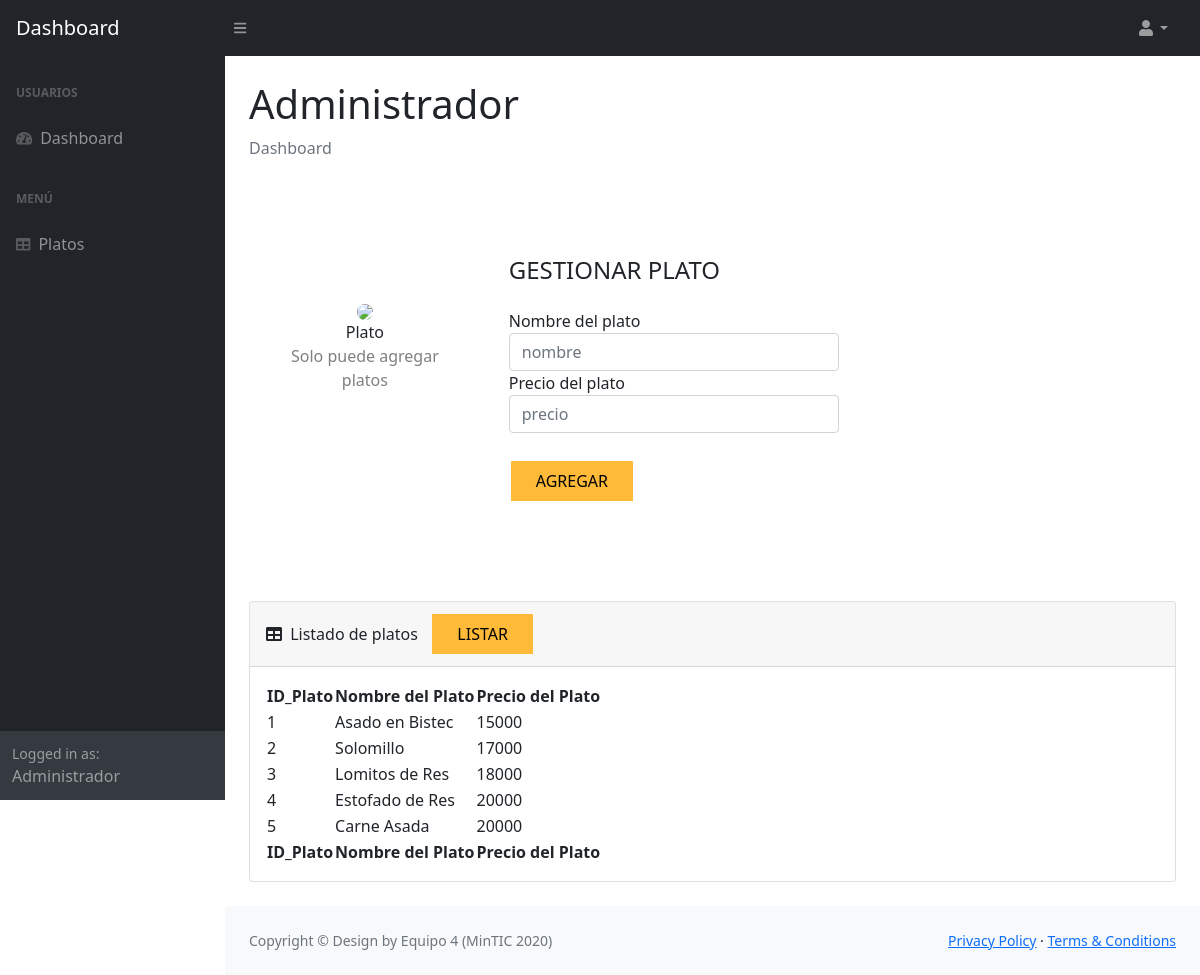
/platos/list/admin (signed in), run on the app's committed database.
### tables this page shows
CREATE TABLE plato (id_plato INTEGER PRIMARY KEY AUTOINCREMENT UNIQUE NOT NULL, nombre_plato TEXT, precio_plato INTEGER);

### app.py (the view)
@app.route("/platos/list/admin", methods=["GET","POST"])
def platos_list_admin():
    if "username" in session:
        try:
            with sqlite3.connect("restaurant.db") as con:
                con.row_factory = sqlite3.Row #convierte la respuesta de la BD en un diccionario
                cur = con.cursor()
                cur.execute("SELECT * FROM plato")
                row = cur.fetchall()
                return render_template("amenu.html", row = row)
        except Error:
            print(Error)
            return "No Existen Platos"
    else:
        flash ("Acción no permitida")
        return render_template("error.html")

### templates/amenu.html (shortened to what this page needs)
<!DOCTYPE html>
<html lang="en">
    <head>
        <link href="https://cdn.jsdelivr.net/npm/simple-datatables@latest/dist/style.css" rel="stylesheet" />
        <link rel="stylesheet" href="{{ url_for('static', filename='css/styless.css') }}" type="text/css">
    </head>
    <body class="sb-nav-fixed">
        <nav class="sb-topnav navbar navbar-expand navbar-dark bg-dark">
            <a class="navbar-brand ps-3" href="/ausuario">Dashboard</a>
            <button class="btn btn-link btn-sm order-1 order-lg-0 me-4 me-lg-0" id="sidebarToggle" href="#!"><i class="fas fa-bars"></i></button>
            <ul class="navbar-nav ms-auto ms-md-0 me-3 me-lg-4">
                <li class="nav-item dropdown">
                    <a class="nav-link dropdown-toggle" id="navbarDropdown" href="#" role="button" data-bs-toggle="dropdown" aria-expanded="false"><i class="fas fa-user fa-fw"></i></a>
                </li>
            </ul>
        </nav>
        <div id="layoutSidenav">
            <div id="layoutSidenav_nav">
                <nav class="sb-sidenav accordion sb-sidenav-dark" id="sidenavAccordion">
                    <div class="sb-sidenav-menu">
                        <div class="nav">
                            <div class="sb-sidenav-menu-heading">USUARIOS</div>
                            <a class="nav-link" href="/ausuario">
                                <div class="sb-nav-link-icon"><i class="fas fa-tachometer-alt"></i></div>
                                Dashboard
                            </a>
                            <div class="sb-sidenav-menu-heading">MENÚ</div>
                            <a class="nav-link" href="/amenu">
                                <div class="sb-nav-link-icon"><i class="fas fa-table"></i></div>
                                Platos
                            </a>
                        </div>
                    </div>
                    <div class="sb-sidenav-footer">
                        <div class="small">Logged in as:</div>
                        Administrador
                    </div>
                </nav>
            </div>
            <div id="layoutSidenav_content">
                <main>
                    <div class="container-fluid px-4">
                        <h1 class="mt-4">Administrador</h1>
                        <ol class="breadcrumb mb-4">
                            <li class="breadcrumb-item active">Dashboard</li>
                        </ol>
                        <div id="content">
                            <div class="container rounded bg-white mt-5 mb-5">
                                <div class="row">
                                    <div class="col-md-3 border-right">
                                        <div class="d-flex flex-column align-items-center text-center p-3 py-5"><a href="#"><img class="rounded-circle mt-5" width="150px" src="https://st.depositphotos.com/1491329/2998/i/950/depositphotos_29983815-stock-photo-grilled-beef-steak-meat-over.jpg"></a><span class="font-weight-bold">Plato</span><span class="text-black-50">Solo puede agregar platos</span></div>
                                    </div>
                                    <div class="col-md-5 border-right">
                                        <div class="p-3 py-5">
                                            <div class="d-flex justify-content-between align-items-center mb-3">
                                                <h4 class="text-right">GESTIONAR PLATO</h4>
                                            </div>
                                            <form action="/platos/add/admin" method="POST">
                                            <div class="row mt-3">
                                                <div class="col-md-12"><label class="labels">Nombre del plato</label><input type="text" class="form-control" placeholder="nombre" name="nombre_plato"></div>
                                                <div class="col-md-12"><label class="labels">Precio del plato</label><input type="text" class="form-control" placeholder="precio" name="precio_plato"></div>
                                            </div><br>
                                            <input class="button_list11" type="submit" value="AGREGAR">
                                        </form>
                                        </div>
                                    </div>
                                    <div class="col-md-4">
                                        <div class="p-3 py-5">
                                        </div>
                                    </div>
                                </div>
                            </div>
                        </div>
                        <div class="card mb-4">
                            <div class="card-header">
                                <i class="fas fa-table me-1"></i>
                                Listado de platos &nbsp;
                                <a href="/platos/list/admin" class="button_list11">LISTAR</a>
                            </div>
                            <div class="card-body">
                                <table id="datatablesSimple">
                                    <thead>
                                        <tr>
                                            <th>ID_Plato</th>
                                            <th>Nombre del Plato</th>
                                            <th>Precio del Plato</th>
                                        </tr>
                                    </thead>
                                    <tfoot>
                                        <tr>
                                            <th>ID_Plato</th>
                                            <th>Nombre del Plato</th>
                                            <th>Precio del Plato</th>
                                        </tr>
                                    </tfoot>
                                    <tbody>
                                        {% for r in row %}
                                        <tr>
                                            <td>{{ r ["id_plato"] }} </td>
                                            <td>{{ r ["nombre_plato"] }} </td>
                                            <td>{{ r ["precio_plato"] }} </td>
                                        </tr>
                                        {% endfor %}
                                    </tbody>
                                </table>
                            </div>
                        </div>
                    </div>
                </main>
                <footer class="py-4 bg-light mt-auto">
                    <div class="container-fluid px-4">
                        <div class="d-flex align-items-center justify-content-between small">
                            <div class="text-muted">Copyright &copy; Design by Equipo 4 (MinTIC 2020)</div>
                            <div>
                                <a href="#">Privacy Policy</a>
                                &middot;
                                <a href="#">Terms &amp; Conditions</a>
                            </div>
                        </div>
                    </div>
                </footer>
            </div>
        </div>
    </body>
</html>

### data on the page
plato: id_plato "1", nombre_plato "Asado en Bistec", precio_plato "15000"
plato: id_plato "2", nombre_plato "Solomillo", precio_plato "17000"
plato: id_plato "3", nombre_plato "Lomitos de Res", precio_plato "18000"
plato: id_plato "4", nombre_plato "Estofado de Res", precio_plato "20000"
plato: id_plato "5", nombre_plato "Carne Asada", precio_plato "20000"
